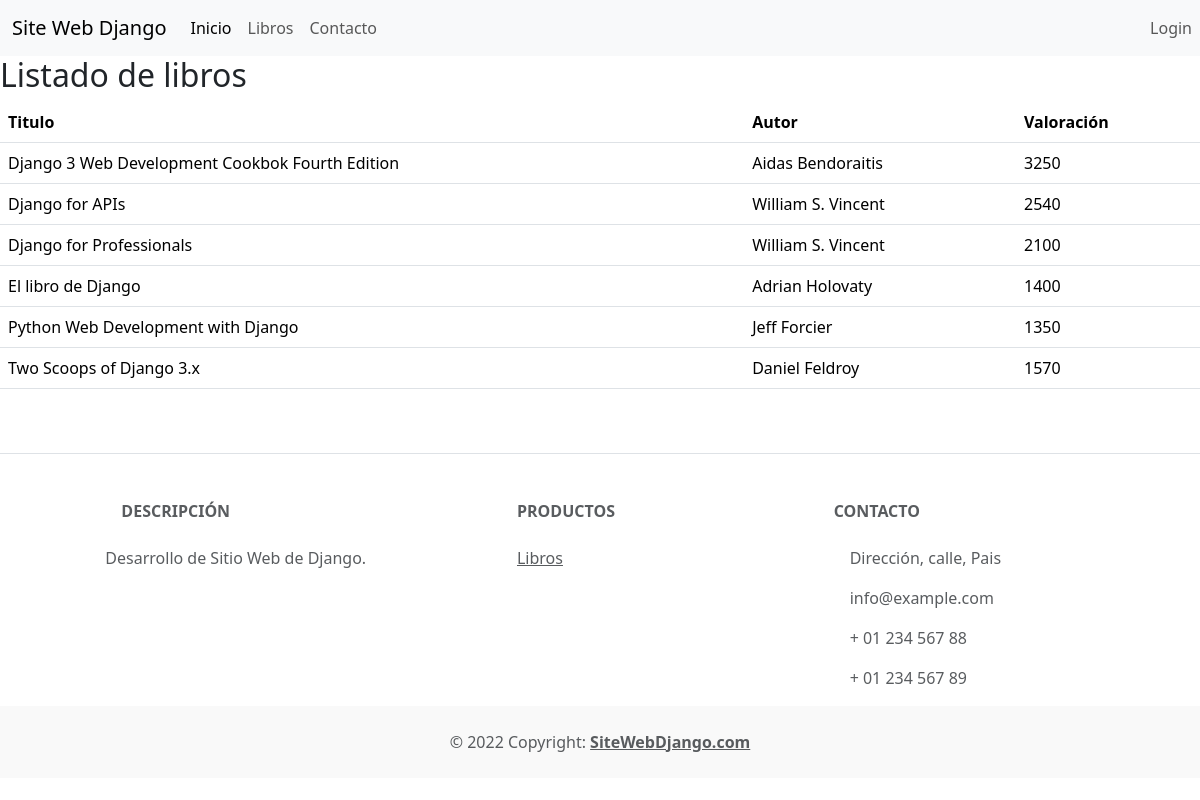
The app's page /listbook/ with its own data.
### listbook/models.py (models this page shows, shortened)
class InputBookModel(models.Model):
    titulo = models.CharField(max_length=150)
    autor = models.CharField(max_length=150)
    valoracion = models.IntegerField()
    creado = models.DateTimeField(auto_now_add=True)
    modificado = models.DateTimeField(auto_now=True)
    class Meta:
        verbose_name = 'Libro'
        verbose_name_plural = 'Libros'
        ordering = ['titulo']
        permissions = (
            ('development', 'Permiso como desarrollador'),
            ('scrum_master', 'Permiso como Scrum Master'),
            ('product_owner', 'Permiso como Product Owner')
        )

### listbook/views.py (the view)
# urls.py: path('listbook/', mostrarLibros, name='listbook'),
def mostrarLibros(request):
    lista_libros = InputBookModel.objects.all()
    context = {'libros' : lista_libros}
    return render(request, 'listbook/listbook.html', context)

### templates/listbook/listbook.html
{% extends 'listbook/index.html' %}
{% block content %}
<h2>Listado de libros</h2>
<table class="table">
    <thead>
        <tr>
            <th scope="col">Titulo</th>
            <th scope="col">Autor</th>
            <th scope="col">Valoración</th>
        </tr>
    </thead>
    <tbody>
        {% for i in libros %}
        <tr>
            <td>{{ i.titulo }}</td>
            <td>{{ i.autor }}</td>
            <td>{{ i.valoracion }}</td>
        </tr>
        {% endfor %}
    </tbody>
</table>
{% endblock %}

### templates/listbook/index.html (shortened to what this page needs)
<!DOCTYPE html>
<html lang="en">
    <head>
        {% load django_bootstrap5 %}
        {% bootstrap_css %}
    </head>
    <body>
        {% include 'listbook/navbar.html'%}
        {% block content%}{% endblock %}
        {% include 'listbook/footer.html' %}
    </body>
</html>

### templates/listbook/navbar.html (shortened to what this page needs)
{% block navbar %}
<nav class="navbar navbar-expand-lg navbar-light bg-light">
  <div class="container-fluid">
    <a class="navbar-brand" href="#">Site Web Django</a>
    <div class="collapse navbar-collapse" id="navbarNav">
      <ul class="navbar-nav">
        <li class="nav-item">
          <a class="nav-link active" aria-current="page" href="{% url 'index'%}">Inicio</a>
        </li>
        <li class="nav-item">
          <a class="nav-link" href="{% url 'listbook' %}">Libros</a>
        </li>
        <li class="nav-item">
          <a class="nav-link" href="#">Contacto</a>
        </li>
      </ul>
    </div>
  </div>
  <div class="collapse navbar-collapse" id="navbarText">
    <ul class="navbar-nav mr-auto">
      {% if user.is_authenticated %}
      <li class="nav-item">
        <a class="nav-link" href="/logout">Salir</a>
      </li>
      <li class="nav-item">
        <a class="nav-link" href="#">Hola, {{user.username}}</a>
      </li>
      {% else %}
      <li class="nav-item">
        <a class="nav-link" href="/login">Login</a>
      </li>
      {% endif %}
    </ul>
  </div>
</nav>
{% endblock %}

### templates/listbook/footer.html (shortened to what this page needs)
{% block footer %}
<footer class="text-center text-lg-start bg-white text-muted ">
    <section class="d-flex justify-content-center justify-content-lgbetween p-4 border-bottom">
    </section>
    <section class="">
        <div class="container text-center text-md-start mt-5">
            <div class="row mt-3">
                <div class="col-md-3 col-lg-4 col-xl-3 mx-auto mb-4">
                    <h6 class="text-uppercase fw-bold mb-4">
                        Descripción
                    </h6>
                    <p>
                        Desarrollo de Sitio Web de Django.
                    </p>
                </div>
                <div class="col-md-2 col-lg-2 col-xl-2 mx-auto mb-4">
                    <h6 class="text-uppercase fw-bold mb-4">
                        Productos
                    </h6>
                    <p>
                        <a href="{% url 'listbook' %}" class="text-reset">Libros</a>
                    </p>
                </div>
                <div class="col-md-4 col-lg-3 col-xl-3 mx-auto mb-md-0 mb-4">
                    <h6 class="text-uppercase fw-bold mb-4">Contacto</h6>
                    <p> Dirección,
                        calle, Pais</p>
                    <p>
                        info@example.com
                    </p>
                    <p> + 01 234 567 88</p>
                    <p> + 01 234 567 89</p>
                </div>
            </div>
        </div>
    </section>
    <div class="text-center p-4" style="background-color: rgba(0, 0, 0, 0.025);"> © 2022 Copyright:
        <a class="text-reset fw-bold" href="http://localhost:8000">SiteWebDjango.com</a>
    </div>
</footer>
{% endblock %}

### records on screen
InputBookModel: titulo "Django 3 Web Development Cookbok Fourth Edition", autor "Aidas Bendoraitis", valoracion "3250"
InputBookModel: titulo "Django for APIs", autor "William S. Vincent", valoracion "2540"
InputBookModel: titulo "Django for Professionals", autor "William S. Vincent", valoracion "2100"
InputBookModel: titulo "El libro de Django", autor "Adrian Holovaty", valoracion "1400"
InputBookModel: titulo "Python Web Development with Django", autor "Jeff Forcier", valoracion "1350"
InputBookModel: titulo "Two Scoops of Django 3.x", autor "Daniel Feldroy", valoracion "1570"
